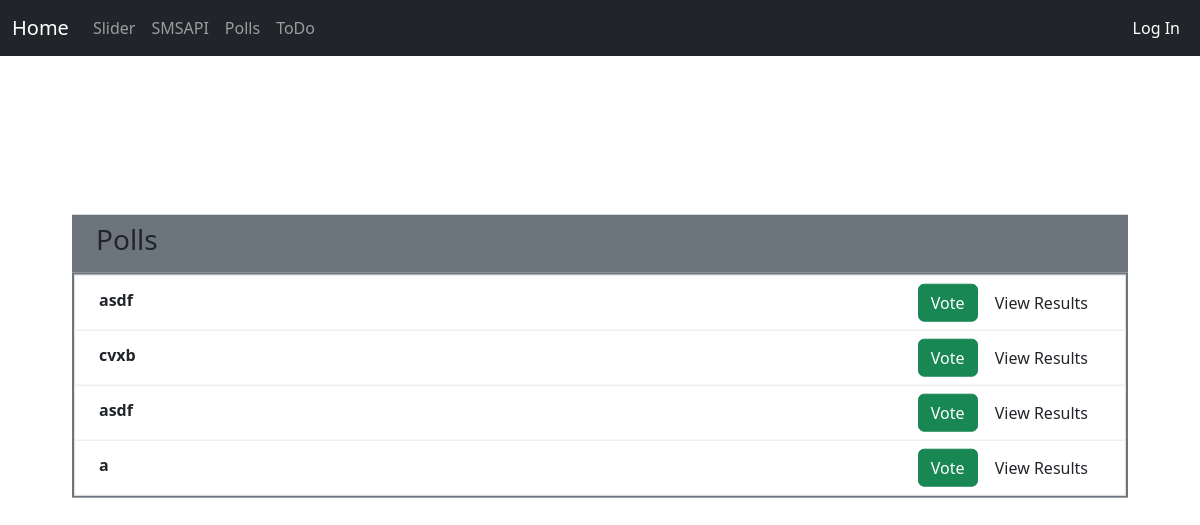
/polls/, run on an earlier commit of the app's database.
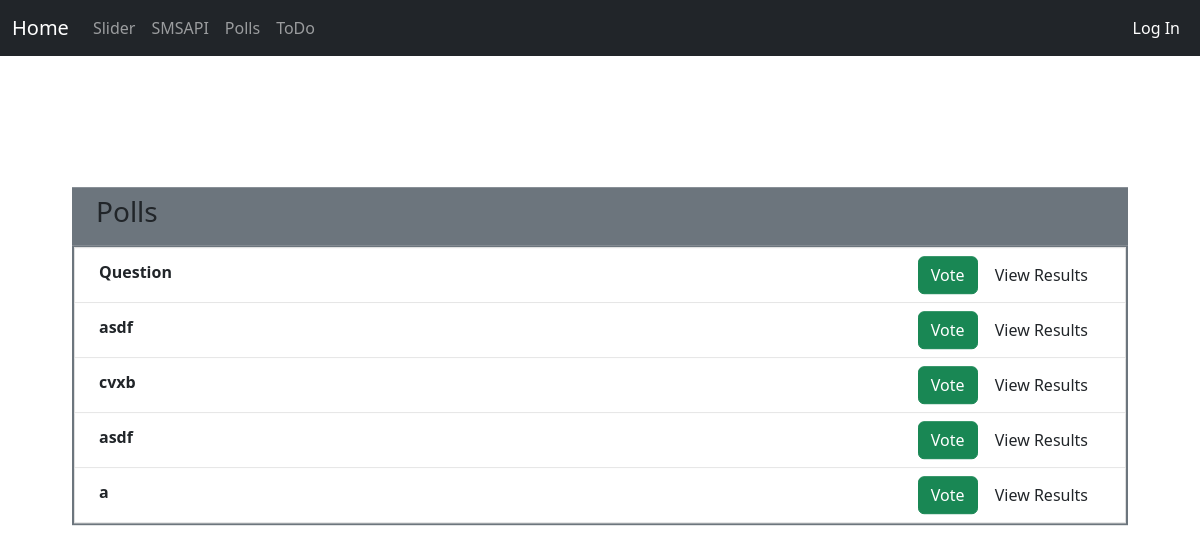
And on a later commit of the database.
### website/models.py (models this page shows, shortened)
class TwoOptionPoll(models.Model):
    user = models.ForeignKey(User, on_delete=models.CASCADE)
    user_votes = models.TextField(null=True)
    question = models.TextField(max_length=100)
    option_one = models.CharField(max_length=30)
    option_two = models.CharField(max_length=30)
    option_one_count = models.IntegerField(default=0)
    option_two_count = models.IntegerField(default=0)

### website/views.py (the view)
# urls.py: path('polls/', views.polls, name="polls"),
def polls(request):
    try:
        poll_object = TwoOptionPoll.objects.all()
        context ={
            'polls': poll_object,
        }
        return render(request, 'polls.html', context)
    except:
        return render(request, 'polls.html')

### templates/polls.html (shortened to what this page needs)
{% extends 'base.html' %}
{% block main %}
<div id="kontener" class="position-absolute start-50 translate-middle d-flex align-items-center flex-column gap-4 polls">
    <div class="row" style="width: 180%;">
        <div class="panel panel-default">
            <div class="panel-heading  bg-secondary p-2 px-4">
                <h3 class="panel-title">Polls</h3>
            </div>
            <ul class="list-group rounded-0 border border-2 border-secondary">
                {% for poll in polls reversed%}
                <li class="list-group-item px-4 ">
                    <div class="float-start d-flex py-1">
                    <strong>{{poll.question}}</strong>
                    </div>
                    <div class="tasks-items-wrapper d-flex justify-content-end">
                        <a href="/polls/vote/{{poll.id}}" class="btn btn-success btn-xs">Vote</a>&nbsp;
                        <a href="/polls/results/{{poll.id}}" class="btn btn-default btn-xs">View Results</a>
                    </div>
                </li>
                {% endfor %}
            </ul>
        </div>
    </div>
</div>
{% endblock %}

What changed in the data, as far as the page shows it:
added TwoOptionPoll: question "Question"
